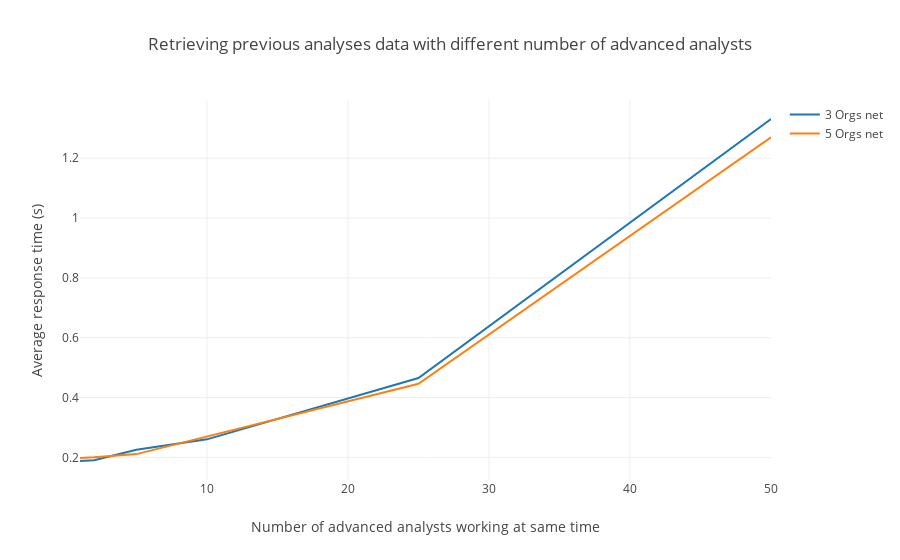

Here is the notebook cell this chart was saved with:
### Markdown cell above
### Average times when retrieving analysis data (ANTIGUO)

### Code cell
# 3 Orgs net data
threeOrgs = [0.1879, 0.1903, 0.2257, 0.2603, 0.4653, 1.3312]
# 5 Orgs net data
fiveOrgs = [0.198, 0.2001, 0.2109, 0.2697, 0.4459, 1.27]

avgGetAnalyses(threeOrgs, fiveOrgs)

### Figure 1 — Plotly figure (JSON) as saved in the notebook; plotly's stock layout.template omitted (floating-point values rounded to 4 significant figures)
{"data": [{"mode": "lines", "name": "3 Orgs net", "type": "scatter", "uid": "1f8a8a87-7ad7-4653-9dd3-a10ed5ccd54c", "x": [1, 2, 5, 10, 25, 50], "y": [0.1879, 0.1903, 0.2257, 0.2603, 0.4653, 1.331]}, {"mode": "lines", "name": "5 Orgs net", "type": "scatter", "uid": "0e5683e6-c11b-4b78-83e7-256988c5fb36", "x": [1, 2, 5, 10, 25, 50], "y": [0.198, 0.2001, 0.2109, 0.2697, 0.4459, 1.27]}], "layout": {"barmode": "group", "title": {"text": "Retrieving previous analyses data with different number of advanced analysts"}, "xaxis": {"title": {"text": "Number of advanced analysts working at same time"}}, "yaxis": {"title": {"text": "Average response time (s)"}}}}
